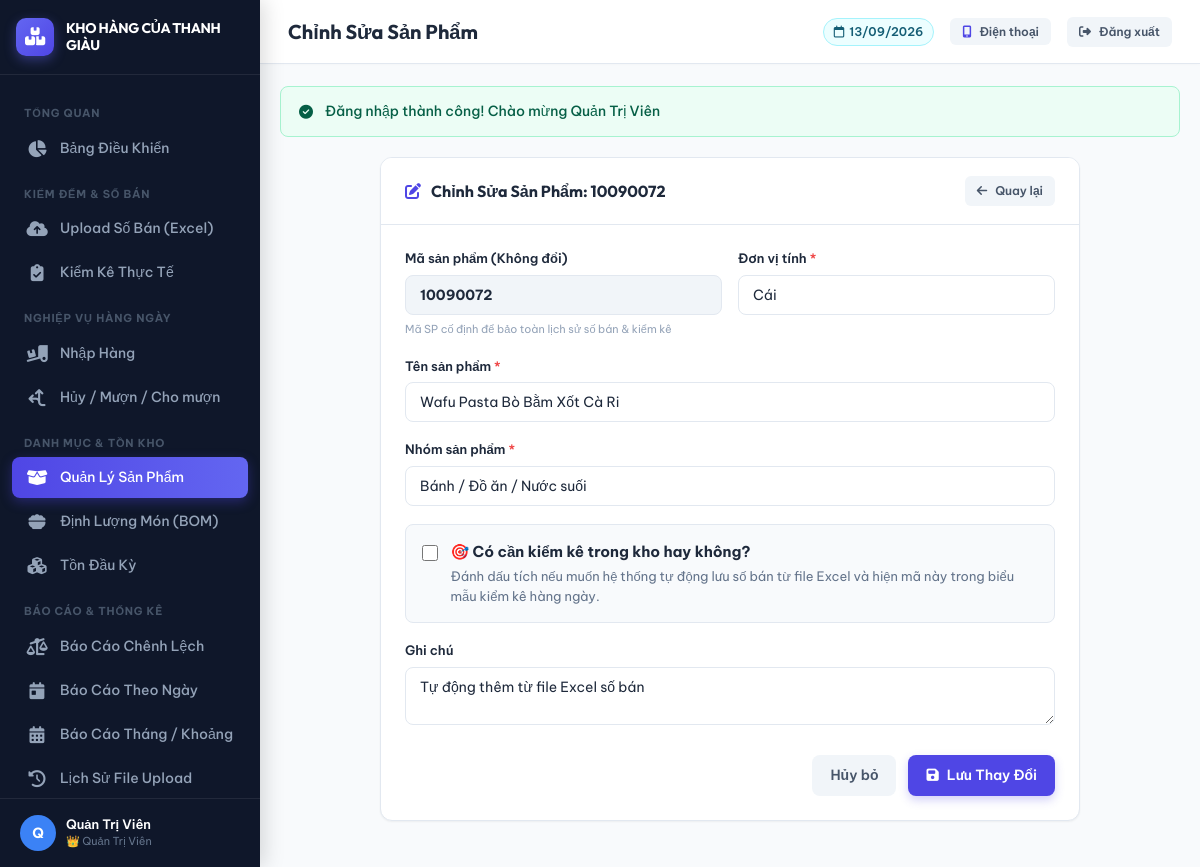
The app's page /sanpham/sua.php?id=155 (signed in) with its own data.
### tables this page shows
CREATE TABLE `san_pham` (
  `id` int(11) NOT NULL AUTO_INCREMENT,
  `ma_sp` varchar(50) NOT NULL,
  `ten_sp` varchar(255) NOT NULL,
  `nhom_sp` varchar(100) NOT NULL COMMENT 'B??nh, ????? ??n, N?????c su???i, ????? u???ng pha ch???...',
  `don_vi_tinh` varchar(50) NOT NULL DEFAULT 'C??i',
  `can_kiem_ke` tinyint(1) NOT NULL DEFAULT 1 COMMENT '1: C???n ki???m k??, 0: B??? qua khi ki???m k??',
  `trang_thai` tinyint(1) NOT NULL DEFAULT 1 COMMENT '1: Ho???t ?????ng, 0: ???? x??a m???m',
  `ghi_chu` text DEFAULT NULL,
  `created_at` datetime NOT NULL DEFAULT current_timestamp(),
  `updated_at` datetime DEFAULT NULL ON UPDATE current_timestamp(),
  PRIMARY KEY (`id`),
  UNIQUE KEY `ma_sp` (`ma_sp`),
  KEY `idx_ma_sp` (`ma_sp`),
  KEY `idx_can_kiem_ke` (`can_kiem_ke`),
  KEY `idx_trang_thai` (`trang_thai`)
);

### sanpham/sua.php (the view, shortened to what this page needs)
<?php
$db = getDB();
$id = (int)($_GET['id'] ?? 0);
$stmt = $db->prepare("SELECT * FROM san_pham WHERE id = :id LIMIT 1");
$stmt->execute(['id' => $id]);
$sanPham = $stmt->fetch();
include __DIR__ . '/../includes/header.php';
?>
<div style="max-width: 700px; margin: 0 auto;">
    <div class="card">
        <div class="card-header">
            <h2 class="card-title">
                <i class="fa-solid fa-pen-to-square" style="color: var(--primary);"></i>
                Chỉnh Sửa Sản Phẩm: <?= htmlspecialchars($sanPham['ma_sp']) ?>
            </h2>
            <a href="<?= BASE_URL ?>/sanpham/danh_sach.php" class="btn btn-secondary btn-sm">
                <i class="fa-solid fa-arrow-left"></i> Quay lại
            </a>
        </div>
        <div class="card-body">
            <form method="POST" action="">
                <div style="display: grid; grid-template-columns: 1fr 1fr; gap: 16px;">
                    <div class="form-group">
                        <label class="form-label">Mã sản phẩm (Không đổi)</label>
                        <input type="text" class="form-control" value="<?= htmlspecialchars($sanPham['ma_sp']) ?>" disabled style="background: #f1f5f9; font-weight: 700;">
                        <small style="font-size: 11px; color: var(--text-muted);">Mã SP cố định để bảo toàn lịch sử số bán & kiểm kê</small>
                    </div>
                    <div class="form-group">
                        <label class="form-label" for="don_vi_tinh">Đơn vị tính <span style="color: var(--danger);">*</span></label>
                        <input type="text" id="don_vi_tinh" name="don_vi_tinh" class="form-control" required value="<?= htmlspecialchars($_POST['don_vi_tinh'] ?? $sanPham['don_vi_tinh']) ?>">
                    </div>
                </div>
                <div class="form-group">
                    <label class="form-label" for="ten_sp">Tên sản phẩm <span style="color: var(--danger);">*</span></label>
                    <input type="text" id="ten_sp" name="ten_sp" class="form-control" required value="<?= htmlspecialchars($_POST['ten_sp'] ?? $sanPham['ten_sp']) ?>">
                </div>
                <div class="form-group">
                    <label class="form-label" for="nhom_sp">Nhóm sản phẩm <span style="color: var(--danger);">*</span></label>
                    <input type="text" id="nhom_sp" name="nhom_sp" class="form-control" required value="<?= htmlspecialchars($_POST['nhom_sp'] ?? $sanPham['nhom_sp']) ?>">
                </div>
                <div class="form-group" style="background: var(--bg-main); border: 1px solid var(--border-color); border-radius: var(--border-radius-sm); padding: 16px; margin-top: 10px;">
                    <label style="display: flex; align-items: flex-start; gap: 12px; cursor: pointer;">
                        <input type="checkbox" name="can_kiem_ke" value="1" <?= (isset($_POST['can_kiem_ke']) ? $_POST['can_kiem_ke'] : $sanPham['can_kiem_ke']) == 1 ? 'checked' : '' ?> style="width: 20px; height: 20px; margin-top: 2px; accent-color: var(--primary);">
                        <div>
                            <div style="font-weight: 700; color: var(--text-primary); font-size: 15px;">
                                🎯 Có cần kiểm kê trong kho hay không?
                            </div>
                            <div style="font-size: 13px; color: var(--text-secondary); margin-top: 4px;">
                                Đánh dấu tích nếu muốn hệ thống tự động lưu số bán từ file Excel và hiện mã này trong biểu mẫu kiểm kê hàng ngày.
                            </div>
                        </div>
                    </label>
                </div>
                <div class="form-group">
                    <label class="form-label" for="ghi_chu">Ghi chú</label>
                    <textarea id="ghi_chu" name="ghi_chu" class="form-control" rows="2"><?= htmlspecialchars($_POST['ghi_chu'] ?? $sanPham['ghi_chu']) ?></textarea>
                </div>
                <div style="display: flex; justify-content: flex-end; gap: 12px; margin-top: 24px;">
                    <a href="<?= BASE_URL ?>/sanpham/danh_sach.php" class="btn btn-secondary">Hủy bỏ</a>
                    <button type="submit" class="btn btn-primary">
                        <i class="fa-solid fa-floppy-disk"></i> Lưu Thay Đổi
                    </button>
                </div>
            </form>
        </div>
    </div>
</div>
<?php include __DIR__ . '/../includes/footer.php'; ?>

### assets/css/style.css (style rules this page uses)
:root { --primary: #4f46e5; --primary-hover: #4338ca; --primary-light: #eef2ff; --secondary: #64748b; --success: #10b981; --success-light: #ecfdf5; --danger: #ef4444; --danger-light: #fef2f2; --warning: #f59e0b; --warning-light: #fffbeb; --info: #06b6d4; --info-light: #ecfeff; --bg-main: #f8fafc; --bg-card: #ffffff; --bg-sidebar: #0f172a; --sidebar-text: #94a3b8; --sidebar-active: #ffffff; --text-primary: #1e293b; --text-secondary: #64748b; --text-muted: #94a3b8; --border-color: #e2e8f0; --border-radius-sm: 8px; --border-radius: 12px; --border-radius-lg: 16px; --shadow-sm: 0 1px 2px 0 rgba(0, 0, 0, 0.05); --shadow: 0 4px 6px -1px rgba(0, 0, 0, 0.07), 0 2px 4px -2px rgba(0, 0, 0, 0.05); --shadow-md: 0 10px 15px -3px rgba(0, 0, 0, 0.08), 0 4px 6px -4px rgba(0, 0, 0, 0.03); --shadow-lg: 0 20px 25px -5px rgba(0, 0, 0, 0.1), 0 8px 10px -6px rgba(0, 0, 0, 0.05); --font-main: 'Be Vietnam Pro', sans-serif; --font-heading: 'Outfit', 'Be Vietnam Pro', sans-serif; }
* { box-sizing: border-box; margin: 0; padding: 0; }
body { font-family: var(--font-main); background-color: var(--bg-main); color: var(--text-primary); line-height: 1.5; -webkit-font-smoothing: antialiased; }
a { color: var(--primary); text-decoration: none; transition: all 0.2s ease; }
.card { background: var(--bg-card); border: 1px solid var(--border-color); border-radius: var(--border-radius); box-shadow: var(--shadow-sm); margin-bottom: 24px; overflow: hidden; transition: transform 0.2s, box-shadow 0.2s; }
.card-header { padding: 18px 24px; border-bottom: 1px solid var(--border-color); display: flex; align-items: center; justify-content: space-between; background-color: #ffffff; }
.card-title { font-family: var(--font-heading); font-size: 16px; font-weight: 700; color: var(--text-primary); display: flex; align-items: center; gap: 10px; }
.card-body { padding: 24px; }
.btn { display: inline-flex; align-items: center; justify-content: center; gap: 8px; padding: 10px 18px; border-radius: var(--border-radius-sm); font-weight: 600; font-size: 14px; border: none; cursor: pointer; transition: all 0.2s ease; text-decoration: none; font-family: var(--font-main); }
.btn-primary { background-color: var(--primary); color: #fff; box-shadow: 0 4px 10px rgba(79, 70, 229, 0.25); }
.btn-secondary { background-color: #f1f5f9; color: #475569; }
.btn-sm { padding: 6px 12px; font-size: 12px; border-radius: 6px; }
.form-group { margin-bottom: 18px; }
.form-label { display: block; margin-bottom: 6px; font-weight: 600; font-size: 13px; color: var(--text-primary); }
.form-control { width: 100%; padding: 10px 14px; border: 1px solid var(--border-color); border-radius: var(--border-radius-sm); font-family: var(--font-main); font-size: 14px; background-color: #ffffff; color: var(--text-primary); transition: all 0.2s ease; }

### records on screen
san_pham: ma_sp "10090072", don_vi_tinh "Cái", ten_sp "Wafu Pasta Bò Bằm Xốt Cà Ri", nhom_sp "Bánh / Đồ ăn / Nước suối", ghi_chu "Tự động thêm từ file Excel số bán"

### other values on screen
$user['ho_ten'] "Quản Trị Viên"
$pageTitle "Chỉnh Sửa Sản Phẩm"
$flash['message'] "Đăng nhập thành công! Chào mừng Quản Trị Viên"
